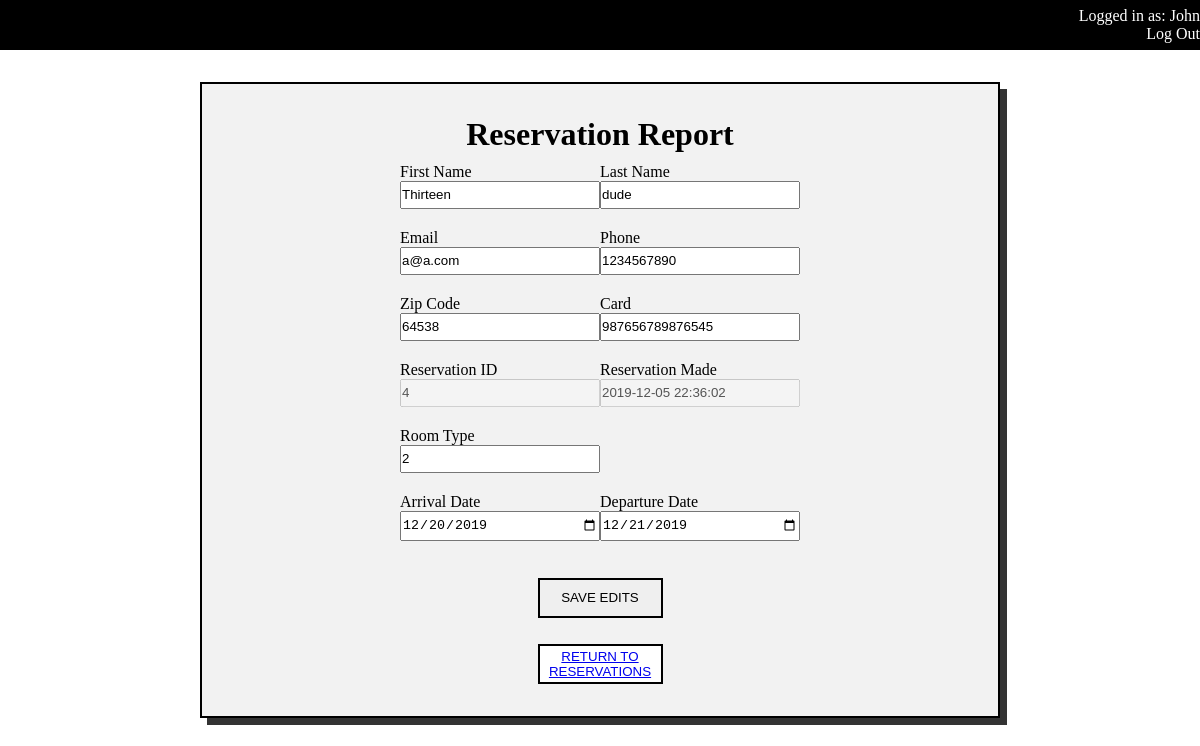
The page /reservation-report.php?resID=4 (signed in) on the database its author committed.
### tables this page shows
CREATE TABLE `final_employee` (
  `emp_id` int(11) NOT NULL AUTO_INCREMENT,
  `emp_firstname` varchar(45) DEFAULT NULL,
  `emp_lastname` varchar(45) DEFAULT NULL,
  `username` varchar(45) DEFAULT NULL,
  `password` varchar(45) DEFAULT NULL,
  PRIMARY KEY (`emp_id`),
  UNIQUE KEY `emp_id_UNIQUE` (`emp_id`)
);

CREATE TABLE `final_reservation` (
  `res_id` int(11) NOT NULL AUTO_INCREMENT,
  `guest_id` int(11) DEFAULT NULL,
  `res_time` datetime DEFAULT NULL,
  `res_arrival` datetime DEFAULT NULL,
  `res_dept` datetime DEFAULT NULL,
  `room_id` int(11) DEFAULT NULL,
  PRIMARY KEY (`res_id`),
  UNIQUE KEY `res_id_UNIQUE` (`res_id`)
);

CREATE TABLE `final_guest` (
  `guest_id` int(11) NOT NULL AUTO_INCREMENT,
  `guest_firstname` varchar(45) NOT NULL,
  `guest_lastname` varchar(45) NOT NULL,
  `guest_email` varchar(45) NOT NULL,
  `guest_phone` varchar(45) NOT NULL,
  `guest_zip` varchar(45) DEFAULT NULL,
  `guest_card` varchar(45) NOT NULL,
  PRIMARY KEY (`guest_id`),
  UNIQUE KEY `guest_id_UNIQUE` (`guest_id`)
);

### classes/class.Employee.php (called while the page is built, shortened)
<?php
    class Employee {
        function __construct($emp_id, $database) {
            $sql = file_get_contents('sql/getEmployee.sql');
            $params = array(
                'emp_id' => $emp_id
            );
            $statement = $database->prepare($sql);
            $statement->execute($params);
            $employee = $statement->fetchAll(PDO::FETCH_ASSOC);
            $this->emp_firstname = $employee[0]['emp_firstname'];
        }
    }
?>

### config.php (called while the page is built, shortened)
<?php
$user = 'brownb23';
$password = '9c12f66d';
$database = new PDO('mysql:host=csweb.hh.nku.edu;dbname=db_fall19_brownb23', $user, $password);
$current_url = basename($_SERVER['REQUEST_URI']);
if (!isset($_SESSION["emp_id"]) && ($current_url != 'admin-login.php' && $current_url != 'index.php' && $current_url != 'user-message.html')) {
    header("Location: admin-login.php");
}
elseif (isset($_SESSION["emp_id"])) {
	$employee = new Employee($_SESSION["emp_id"], $database);
}
?>

### reservation-report.php (the view, shortened to what this page needs)
<?php
include('config.php');
$resID = get('resID');
$reservation = null;
if(!empty($resID)) {
	$sql = file_get_contents('sql/getReservation.sql');
	$params = array(
		'res_id' => $resID
	);
	$statement = $database->prepare($sql);
	$statement->execute($params);
	$reservations = $statement->fetchAll(PDO::FETCH_ASSOC);
	$reservation = $reservations[0];
}
?>
<!DOCTYPE html>
<html>
<head>
</head>
<body>
   <header>
        <p>Logged in as: <?php echo $employee->emp_firstname ?></p>
        <p>
            <a href="logout.php">Log Out</a>
        </p>
    </header>
    <div id="wrapper">
        <div id="form-container">
            <h1>Reservation Report</h1>
            <form action="" method="POST" autocomplete="off">
                <div class="form-row">
                    <div class="form-element"><label>First Name</label>
                        <input name="firstname" type="text" class="form-control" value="<?php echo $reservation['guest_firstname'] ?>"></div>
                    <div class="form-element"><label>Last Name</label>
                        <input name="lastname" type="text" class="form-control" value="<?php echo $reservation['guest_lastname'] ?>"></div>
                </div>
                <div class="form-row">
                    <div class="form-element">
                        <label>Email</label>
                        <input name="email" type="email" class="form-control" value="<?php echo $reservation['guest_email'] ?>">
                    </div>
                    <div class="form-element">
                        <label>Phone</label>
                        <input name="phone" type="tel" class="form-control" value="<?php echo $reservation['guest_phone'] ?>">
                    </div>
                </div>
                <div class="form-row">
                    <div class="form-element">
                        <label>Zip Code</label>
                        <input name="zip" type="text" value="<?php echo $reservation['guest_zip'] ?>">
                    </div>
                    <div class="form-element">
                        <label>Card</label>
                        <input name="card" type="text" pattern="[0-9]{13,16}" class="form-control" value="<?php echo $reservation['guest_card'] ?>">
                    </div>
                </div>
                <div class="form-row">
                    <div class="form-element">
                        <label>Reservation ID</label>
                        <input name="firstname" type="text" class="form-control" value="<?php echo $reservation['res_id'] ?>" disabled>
                    </div>
                    <div class="form-element">
                        <label>Reservation Made</label>
                        <input name="firstname" type="text" class="form-control" value="<?php echo $reservation['res_time'] ?>" disabled>
                    </div>
                </div>
                <div class="form-row">
                    <div class="form-element">
                        <label>Room Type</label>
                        <input name="roomtype" type="text" class="form-control" value="<?php echo $reservation['room_id'] ?>">
                    </div>
                </div>
                <div class="form-row">
                    <div class="form-element">
                        <label>Arrival Date</label>
                        <input name="arrival" type="date" class="form-control" value="<?php echo date('Y-m-d',strtotime($reservation['res_arrival'])) ?>">
                    </div>
                    <div class="form-element">
                        <label>Departure Date</label>
                        <input name="departure" type="date" class="form-control" value="<?php echo date('Y-m-d',strtotime($reservation['res_dept'])) ?>">
                    </div>
                </div>
                <div class="submit-button">
                    <input type="submit" class="button" value="Save Edits"/>
                </div>
                <div class="submit-button">
                    <button id="return-btn"><a href="reservation-list.php">Return to Reservations</a></button>
                </div>
            </form>
        </div>
    </div>
</body></html>

### reservation-report.php (style rules this page uses)
* { box-sizing: border-box; margin: 0; padding: 0; }
#wrapper { width: 100vw; display: flex; justify-content: center; align-items: center; }
#form-container { width: 75%; max-width: 800px; display: flex; flex-direction: column; justify-content: center; align-items: center; background-color: rgba(0, 0, 0, .05); border: 2px solid black; box-shadow: 7px 7px 0 0 rgba(0, 0, 0, .8); padding: 2em; }
form { display: flex; flex-direction: column; }
.form-row { display: flex; flex-direction: row; margin: 10px 0; }
.form-element { display: flex; flex-direction: column; }
input { width: 200px; line-height: 1.5rem; }
.submit-button { display: flex; justify-content: center; }
input[type="submit"] { width: 125px; height: 40px; border: 2px solid black; text-transform: uppercase; margin-top: 2em; }
#return-btn { width: 125px; height: 40px; border: 2px solid black; text-transform: uppercase; margin-top: 2em; background-color: white; }
header { background-color: black; height: 50px; color: white; display: flex; flex-direction: column; align-items: flex-end; justify-content: center; margin-bottom: 2em; }
header a { text-decoration: none; color: white; }

### rows shown on the page
final_employee: emp_firstname "John"
final_reservation: firstname "Thirteen", lastname "dude", email "a@a.com", phone "1234567890", zip "64538", card "987656789876545", firstname "4", firstname "2019-12-05 22:36:02", roomtype "2", arrival "12/20/2019", departure "12/21/2019"
